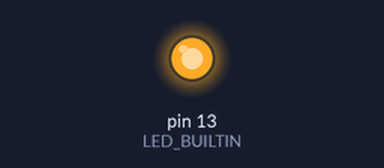
Simulated run of this sketch. Board: Arduino Uno, built with avr-gcc and run on an emulated ATmega328P. Shown: output pins drawn as LEDs (lit = HIGH).

Above: at 0.7 s.
At 49.2 s:
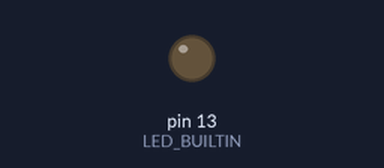
Timing chart, 0 to 49.9 s (numbered marks = the images above):
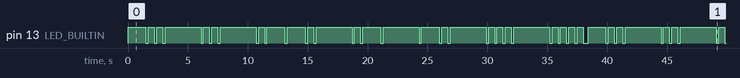

The sketch:

sketch_sep07a.ino
```cpp
void setup() {
  pinMode(LED_BUILTIN, OUTPUT);
}

void loop() {
  int size;
  char arr[] = "-.. .. .--. .- -. ... ....";  //Enter name in the morse code
  size = sizeof(arr)/sizeof(arr[0]);          //Counts the size of the array that consists of name in morse code

  for (int i = 0; i < size; i++)              //Iterates through morse code
  {
    if (arr[i] == '.')                        //if...else conditions were used to check if the element is '.' or '-'
    {
      digitalWrite(LED_BUILTIN, HIGH);
      delay(500);
      digitalWrite(LED_BUILTIN, LOW);
    }
    else if (arr[i] == '-')
    {
      digitalWrite(LED_BUILTIN, HIGH);
      delay(1500);
      digitalWrite(LED_BUILTIN, LOW);
    }
    else if (arr[i] == ' ')
    {
      digitalWrite(LED_BUILTIN, HIGH);
      delay(3000);
      digitalWrite(LED_BUILTIN, LOW);
    }
    delay(200);                             //An unnoticable delay after each blink
  }
}
```

Measured:
- by itself, pin 13 (LED_BUILTIN): moves between LOW and HIGH, repeating every 38.4 s
- by itself, everything shown: repeats every 38.4 s, in 52 steps
